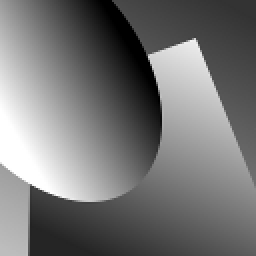
#> input picture examples/affine_phantom.png, 128 x 128 px (shown 2 times larger)
$ python affine_bimodal_tomo_tgv.py
#> lines starting #> are read from the running program, lines starting #| are printed output that depends on the picture
"""Bimodal tomography with TGV regularizer."""

import imageio
import matplotlib.pyplot as plt
import numpy as np

import odl
from odl.contrib import fom

# --- Reconstruction space and phantom --- #

# Read image and transform from 'ij' storage to 'xy'
image = np.rot90(imageio.imread('affine_phantom.png'), k=-1)
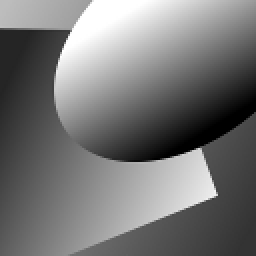
#> image: shape (128, 128) (shown 2 times larger); min 0, max 255, mean 117.3

#> (the run stopped early here; a loop or call above may not have finished)
